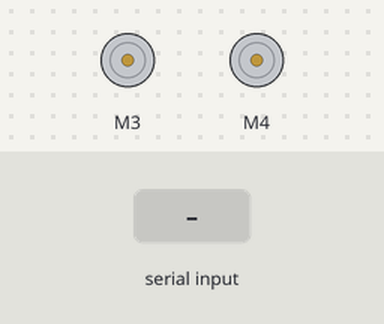
Recording of a sketch running on a simulated Arduino Uno, built with avr-gcc and run on an emulated ATmega328P. On the bench: 2 × DC motor (green arrow = forward, orange = backward, longer = faster). The inputs (shaded band) are chosen by the test bench. What the sketch prints to the serial monitor is not drawn.

Above: at 1.2 s.
1.3 s: "L90\n" received over Serial
At 3.3 s:
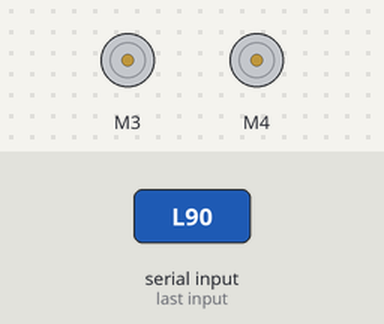
4.3 s: "L,45\n" received over Serial
At 7.2 s:
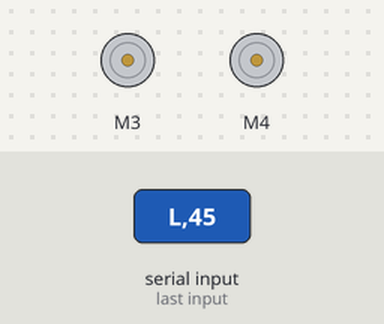
7.3 s: "R90\n" received over Serial
At 10.1 s:
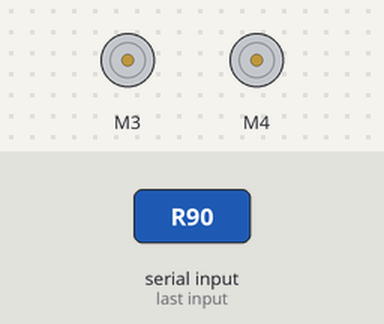
10.3 s: "L\n" received over Serial
At 12.3 s:
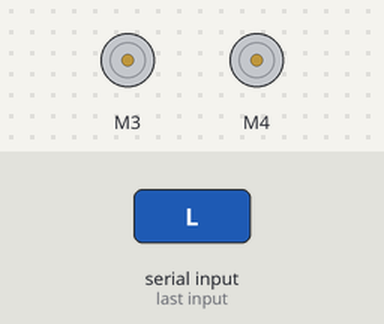
Timing chart, 0 to 14.3 s (numbered marks = the images above; inputs shaded):
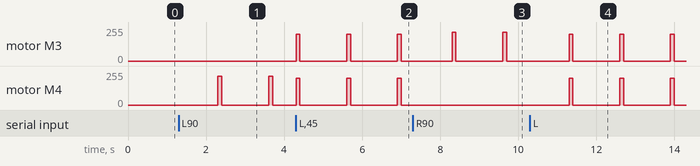

The sketch:

Serial_test.ino
```cpp
#include <SoftwareSerial.h>
#include <AFMotor.h>

#define L_BASE 200  // left motor base speed
#define R_BASE 200  // right motor base speed

AF_DCMotor motor_L(3);  // left motor
AF_DCMotor motor_R(4);  // right motor

String Speed;
char  LorR;
int  i, s;
int  v1, v2;
char DataToRead[6];


void setup() {
  // put your setup code here, to run once:
  Serial.begin(9600);
  motor_L.run(RELEASE); // motor stop
  motor_R.run(RELEASE);
}

void loop() {
  DataToRead[5] = '\n';
  Serial.readBytesUntil(char(13), DataToRead, 5);

/* For Debugging, send string to RPi */
  for (i = 0; i < 6; i++) {
    Serial.write(DataToRead[i]);
    if (DataToRead[i] == '\n') break;
  }
/* End of Debugging */
  LorR = DataToRead[0];
  Speed = "";
  for (i = 1; ((DataToRead[i] != '\n') || (DataToRead[i] != '\r')) && (i < 6); i++) {
    Speed += DataToRead[i];
  }
  if(Speed.length() > 0 && (LorR == 'L' || LorR == 'R')){
    s = Speed.toInt();
    //Serial.println(LorR);
    //Serial.print("s= ");
    //Serial.println(s);
    if (LorR == 'L') {
      // Turn left wheel with speed s
      if(s<=5) {
        v1 = L_BASE;
        v2 = R_BASE + 10*s;
      }
      else if(s<10) {
        v1 = L_BASE - 5*s;
        v2 = R_BASE + 5*s;
      }
      else {
        v1 = 0;
        v2 = R_BASE + 3*s;
      }

      motor_L.setSpeed(v1);
      motor_R.setSpeed(v2);
      motor_L.run(FORWARD); // motor run
      motor_R.run(FORWARD);
    }
    else if (LorR == 'R') {
      // Turn right wheel with speed s
      if(s<=5) {
        v1 = L_BASE + 10*s;
        v2 = R_BASE;
      }
      else if(s<10) {
        v1 = L_BASE + 5*s;
        v2 = R_BASE - 5*s;
      }
      else {
        v1 = L_BASE + 3*s;
        v2 = 0;
      }
      motor_L.setSpeed(v1);
      motor_R.setSpeed(v2);
      motor_L.run(FORWARD); // motor run
      motor_R.run(FORWARD);
    }
  }

  delay(100);
  motor_L.run(RELEASE); // motor stop
  motor_R.run(RELEASE);
  delay(200);
}
```

Measured:
- after the input at 1.3 s, motor M4: alternates forward 214/255 for 0.10 s and stopped for 1.2 s, starting after 1.0 s
- after the input at 4.3 s, motor M3: alternates forward 200/255 for 0.10 s and stopped for 1.2 s, starting at once
- after the input at 7.3 s, motor M4: stops changing and stays stopped
- after the input at 10.3 s, motor M4: alternates forward 200/255 for 0.10 s and stopped for 1.2 s, starting after 1.0 s
